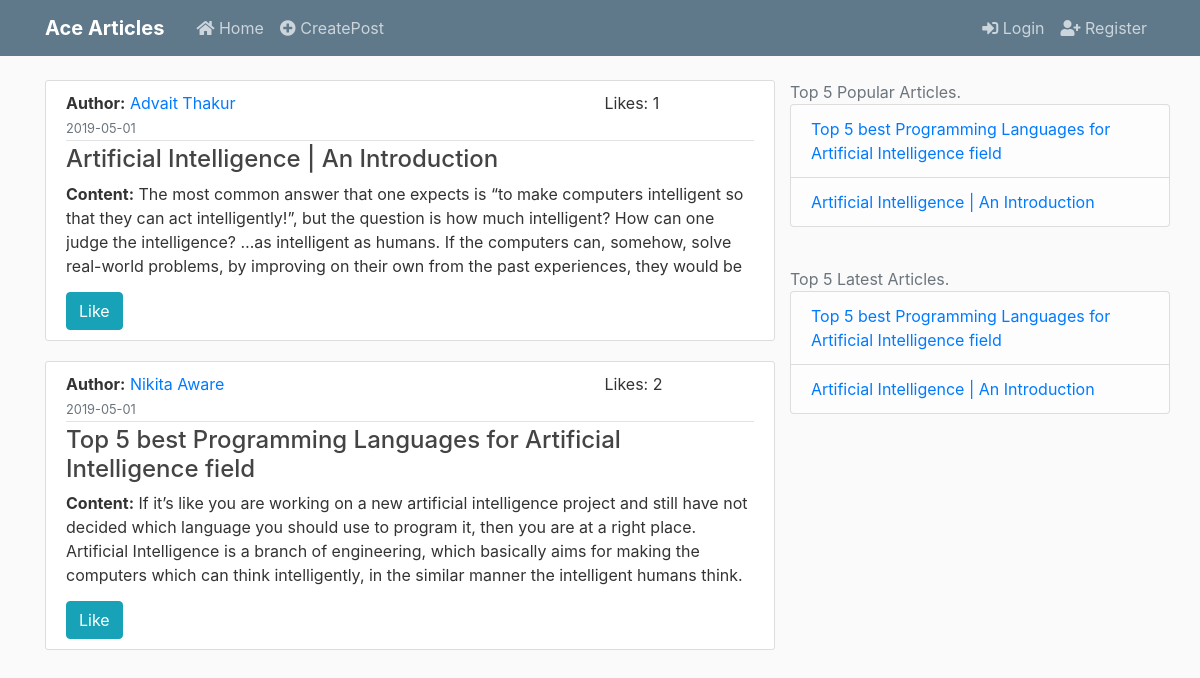
The page /home on the database its author committed.
### acearticle.py (models this page shows, shortened)
class Articles(db.Model):
	id = db.Column(db.Integer, primary_key = True)
	title = db.Column(db.String(100), nullable = False)
	date_posted = db.Column(db.DateTime, nullable = False, default = datetime.utcnow)
	content = db.Column(db.Text, nullable = False)
	popularity = db.Column(db.Integer, default = 0)
	user_id = db.Column(db.Integer, db.ForeignKey('user.id'), nullable = False)

class User(db.Model):
	id = db.Column(db.Integer, primary_key=True)
	username = db.Column(db.String(25), nullable = False)
	email = db.Column(db.String(), unique = True, nullable = False)
	password = db.Column(db.String(60), nullable = False)
	birthdate = db.Column(db.DateTime, nullable = False)
	city = db.Column(db.String(25), nullable = False)
	country = db.Column(db.String(25), nullable = False)
	image_file = db.Column(db.String(20), nullable=False, default='default.jpg')
	articles = db.relationship('Articles', backref='author', lazy=True)

### acearticle.py (the view)
@app.route('/')
@app.route('/home')
def home():
	form = SearchBar()
	posts = Articles.query.all()
	articles_list = Articles.query.order_by(Articles.popularity.desc()).limit(5)
	articles_list1 = Articles.query.order_by(Articles.date_posted.desc()).limit(5)
	return render_template('home.html', title = 'home', posts = posts, form = form, articles = articles_list, art = articles_list1)

### forms.py
class SearchBar(FlaskForm):
	search = StringField('Search Here', validators=[DataRequired()])
	submit = SubmitField('Search')

### templates/home.html (shortened to what this page needs)
{% extends 'layout.html' %}
{% block container %}
<div class='row'>
	{% if posts %}
	<div class='col-md-8'>
	{% for post in posts %}
		 <article class="media content-section">
          <div class="media-body">
            <div class="article-metadata">
            	<div class= 'row'>
            		<div class='col-md-5'><b>Author:</b> <a href="{{url_for('account', user_id = post.user_id)}}">{{ post.author.username }}</a></div>
            		<div class='col-md-4'></div>
            		<div class='col-md-3'>Likes: {{post.popularity}}</div>
    </div>
            <small class="text-muted">{{ post.date_posted.strftime('%Y-%m-%d') }}</small>
            </div>
            <h4><a class="article-title" href="{{url_for('read_post', post_id = post.id)}}">{{ post.title }}</a></h4>
            <div class="article-content" style="height: 100px;overflow-y: auto;overflow-x: hidden;"><b>Content:</b> {{ post.content | striptags}}</div>
            <div class = 'row'  style="padding-top: 10px">
            	<div class='col-md-2'>
           			<form action="{{url_for('like_post', post_id=post.id)}}" method="POST">
			    	<input class="btn btn-info" type="submit" value="Like">
					</form>
				</div>
			</div>
        	</div>
        	</article>
	{% endfor %}
			</div>
			<div class = 'col-md-4'>
				<div class='text-muted row'>Top 5 Popular Articles.
			      <ul class="list-group">
			      	{% for article in articles %}
			        	<li class="list-group-item list-group-item-light"><a href="{{url_for('read_post', post_id = article.id)}}">{{article.title}}</a></li>
			        {% endfor %}
			      </ul>
			  	</div>
			  	<div class='text-muted row' style="margin-top:40px;">Top 5 Latest Articles.
			      <ul class="list-group">
			      	{% for article in art %}
			        	<li class="list-group-item list-group-item-light"><a href="{{url_for('read_post', post_id = article.id)}}">{{article.title}}</a></li>
			        {% endfor %}
			      </ul>
			  	</div>
			</div>
			{% else %}
			<h3 class="text-center content-section text-danger">No Articles Yet! Please write some articles.<i class="fas fa-frown"></i></li></h3>
			{% endif %}
	</div>
{% endblock %}

### templates/layout.html (shortened to what this page needs)
<!DOCTYPE html>
<html>
<head>
    <link rel="stylesheet" href="https://maxcdn.bootstrapcdn.com/bootstrap/4.0.0/css/bootstrap.min.css">
    <link rel="stylesheet" href="https://use.fontawesome.com/releases/v5.7.0/css/all.css">
    <link rel="stylesheet" type="text/css" href="{{ url_for('static', filename='main.css') }}">
</head>
<body>
    <header class="site-header">
      <nav class="navbar navbar-expand-md navbar-dark bg-steel fixed-top">
        <div class="container">
          <a class="navbar-brand mr-4" href="/"><b>Ace Articles</b></a>
          <div class="collapse navbar-collapse" id="navbarToggle">
            <div class="navbar-nav mr-auto">
              <a class="nav-item nav-link" href="/"><i class="fas fa-home"></i> Home</a>
              <a class="nav-item nav-link" href="/new/post"><i class="fas fa-plus-circle"></i> CreatePost</a>
            </div>
            <div class="navbar-nav">
              {% if current_user.is_authenticated %}
                <a class="nav-item nav-link" href="{{url_for('account', user_id = current_user.id)}}"><i class="fas fa-user-circle"></i> Profile</a>
                <a class="nav-item nav-link" href="/logout"><i class="fas fa-sign-out-alt"></i> Logout</a>
                <span><a class="nav-item nav-link">{{current_user.username}}</a></span>
              {% else %}
                <a class="nav-item nav-link" href="/login"><i class="fas fa-sign-in-alt"></i> Login</a>
                <a class="nav-item nav-link" href="/register"><i class="fas fa-user-plus"></i> Register</a>
              {% endif %}
            </div>
          </div>
        </div>
      </nav>
    </header>
    <main role="main" class="container">
        <div>
          {% block container %}{% endblock %}
        </div>
    </main>
</body>
</html>

### static/main.css (style rules this page uses)
body { background: #fafafa; color: #333333; margin-top: 5rem; }
h1, h2, h3, h4, h5, h6 { color: #444444; }
.bg-steel { background-color: #5f788a; }
.site-header .navbar-nav .nav-link { color: #cbd5db; }
.content-section { background: #ffffff; padding: 10px 20px; border: 1px solid #dddddd; border-radius: 3px; margin-bottom: 20px; }
.article-title { color: #444444; }
.article-content { white-space: pre-line; }
.article-metadata { padding-bottom: 1px; margin-bottom: 4px; border-bottom: 1px solid #e3e3e3 }

### rows shown on the page
Articles: author.username "Advait Thakur", popularity "1", date_posted "2019-05-01", title "Artificial Intelligence | An Introduction", content "The most common answer that one expects is “to make computers intelligent so that they can act intelligently!”, but the question is how much intelligent? How can one judge the intelligence? …as intelligent as humans. If the computers can, somehow, solve real-world problems, by improving on their own from the past experiences, they would be…"
Articles: author.username "Nikita Aware", popularity "2", date_posted "2019-05-01", title "Top 5 best Programming Languages for Artificial Intelligence field", content "If it’s like you are working on a new artificial intelligence project and still have not decided which language you should use to program it, then you are at a right place. Artificial Intelligence is a branch of engineering, which basically aims for making the computers which can think intelligently, in the similar manner the intelligent humans think.…"
